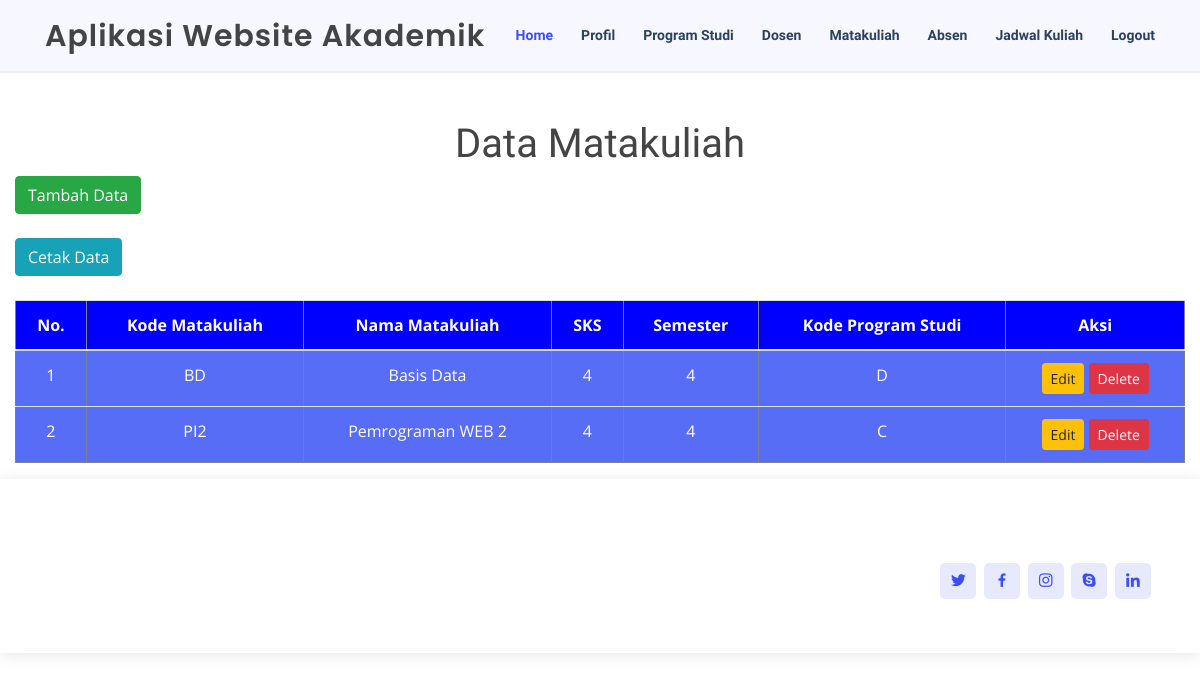
The app's page /matakuliah.php with its own data.
### tables this page shows
CREATE TABLE `tblmkuliah` (
  `kodemk` varchar(15) NOT NULL,
  `namamk` varchar(60) DEFAULT NULL,
  `sks` int(2) DEFAULT NULL,
  `smt` int(1) DEFAULT NULL,
  `kodeprodi` varchar(1) DEFAULT NULL
);

### connection.php (called while the page is built)
<?php
class Connection
{
	public function get_connection()
	{
	    $host = "localhost";
	    $database = "db_akademik";
	    $username = "root";
	    $password = "";
	    $connect = new mysqli($host, $username, $password, $database);
	    return $connect;
	}
}
?>

### model.php (called while the page is built, shortened)
<?php
include 'connection.php';
class Model extends Connection
{
	public function __construct()
    {
        $this->conn = $this->get_connection();
    }
	public function tampil_matakuliah()
	{
	    $sql = "SELECT * FROM tblmkuliah";
	    $bind = $this->conn->query($sql);
	    while ($obj = $bind->fetch_object()) {
	   		$baris[] = $obj;
	    }
	    if(!empty($baris)){
	        return $baris;
	    }
	}
}

### matakuliah.php (the view, shortened to what this page needs)
<?php
include 'model.php';
$model = new Model();
$index = 1;
?>
<!doctype html>
<html lang="en">
<head>
</head>
<br><br><br><br>
<body align="center">
	<div class="container-fluid"><br>
		<h1 align="center" >Data Matakuliah</h1>
		<a href="create_matakuliah.php" button class="btn btn btn-success">Tambah Data</a>
		<br><br>
		<a href="print_matakuliah.php" target="_blank" button class="btn btn btn-info">Cetak Data</a>
		<br><br>
		<table align="center" class="table table-striped" border=1 style="color: white;">
			<thead align="center">
				<tr align="center" style="background-color:blue;">
              	    <th>No.</th>
                    <th>Kode Matakuliah</th>
                    <th>Nama Matakuliah</th>
					<th>SKS</th>
					<th>Semester</th>
					<th>Kode Program Studi</th>
					<th>Aksi</th>
				</tr>
			</thead>
			<tbody align="center">
				<?php
				$result = $model->tampil_matakuliah();
				if ( !empty($result) ) {
					foreach ($result as $data): ?>
						<tr  style="background:#586df5;"">
                            <td><?=$index++ ?></td>
                            <td><?=$data->kodemk ?></td>
                            <td><?=$data->namamk ?></td>
							<td><?=$data->sks ?></td>
							<td><?=$data->smt ?></td>
							<td><?=$data->kodeprodi ?></td>
							<td>
								<a name="edit" id="edit" class="btn btn-sm btn-warning" href="edit_matakuliah.php?kodemk=<?=$data->kodemk?>">Edit</a>
								<a name="hapus" id="hapus" class="btn btn-sm btn-danger" href="proses.php?kodemk=<?=$data->kodemk ?>">Delete</a>
							</td>
						</tr>
					<?php endforeach;
				} else{ ?>
					<tr>
						<td colspan="9">Belum ada data pada tabel matakuliah.</td>
					</tr>
				<?php } ?>
			</tbody>
		</table>
	</div>
</body>
</html>

### assets/css/style.css (style rules this page uses)
body { font-family: "Open Sans", sans-serif; color: #444444; }
a { color: #3b4ef8; }
h1, h2, h3, h4, h5, h6 { font-family: "Krub", sans-serif; }
#header { background: #f6f7ff; border-bottom: 2px solid #eceefe; transition: all 0.5s; z-index: 997; padding: 15px 0; }
#header .logo { font-size: 30px; margin: 0; padding: 0; line-height: 1; font-weight: 600; letter-spacing: 1px; font-family: "Poppins", sans-serif; }
.nav-menu ul { margin: 0; padding: 0; list-style: none; }
.nav-menu > ul { display: flex; }
.nav-menu > ul > li { position: relative; white-space: nowrap; padding: 10px 0 10px 28px; }
.nav-menu a { display: block; position: relative; color: #2d405f; transition: 0.3s; font-size: 14px; font-family: "Krub", sans-serif; font-weight: 600; }
.nav-menu a:hover, .nav-menu .active > a, .nav-menu li:hover > a { color: #3b4ef8; }
.mobile-nav { position: fixed; top: 55px; right: 15px; bottom: 15px; left: 15px; z-index: 9999; overflow-y: auto; background: #fff; transition: ease-in-out 0.2s; opacity: 0; visibility: hidden; border-radius: 10px; padding: 10px 0; }
.mobile-nav * { margin: 0; padding: 0; list-style: none; }
.mobile-nav a { display: block; position: relative; color: #2d405f; padding: 10px 20px; font-weight: 500; outline: none; }
.mobile-nav a:hover, .mobile-nav .active > a, .mobile-nav li:hover > a { color: #3b4ef8; text-decoration: none; }
#footer { color: #444444; font-size: 14px; background: #f1f3ff; box-shadow: 0px 2px 15px rgba(0, 0, 0, 0.1); }
#footer .footer-top { padding: 60px 0 30px 0; background: #fff; }
#footer .social-links a { font-size: 18px; display: inline-block; background: #e7eafe; color: #3b4ef8; line-height: 1; padding: 8px 0; margin-right: 4px; border-radius: 5px; text-align: center; width: 36px; height: 36px; transition: 0.3s; }

### records on screen
tblmkuliah: kodemk "BD", namamk "Basis Data", sks "4", smt "4", kodeprodi "D"
tblmkuliah: kodemk "PI2", namamk "Pemrograman WEB 2", sks "4", smt "4", kodeprodi "C"
